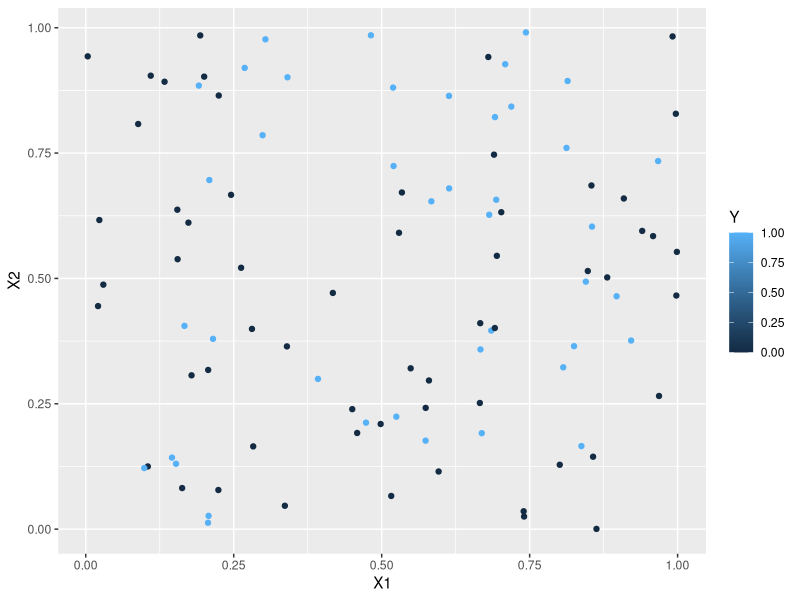
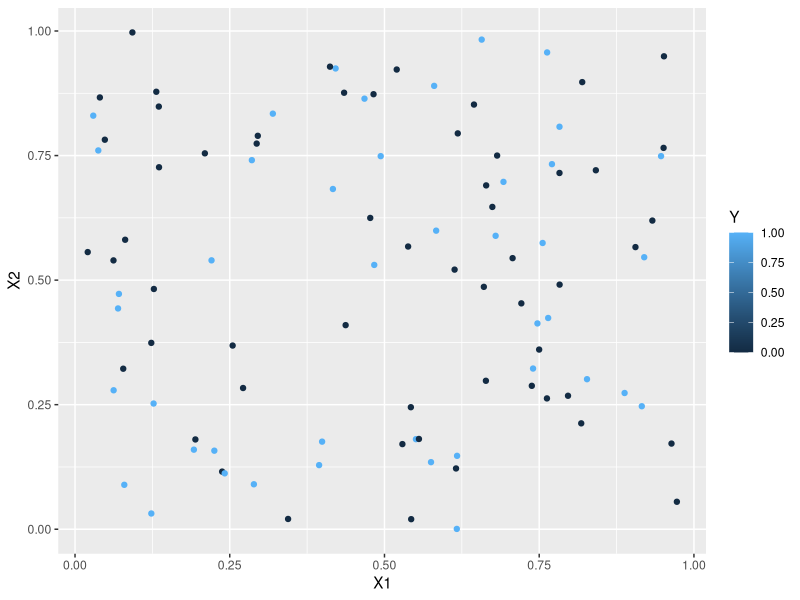
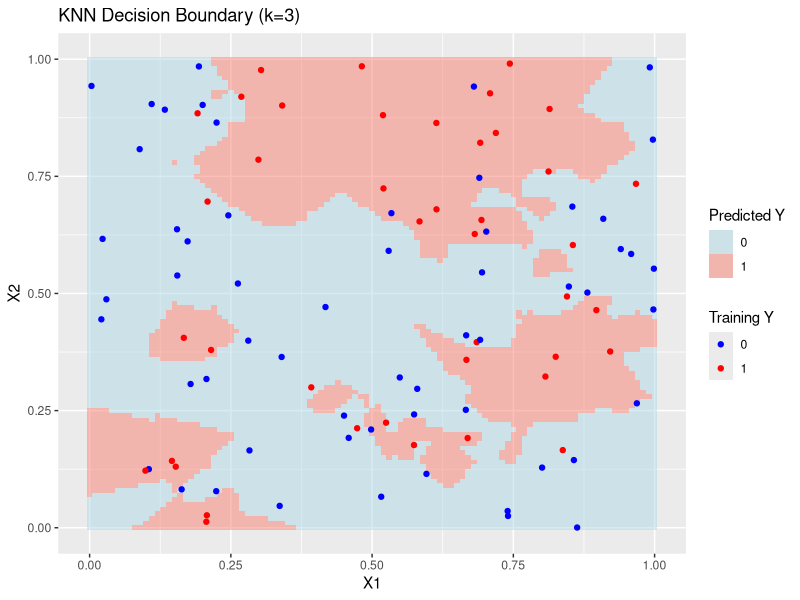
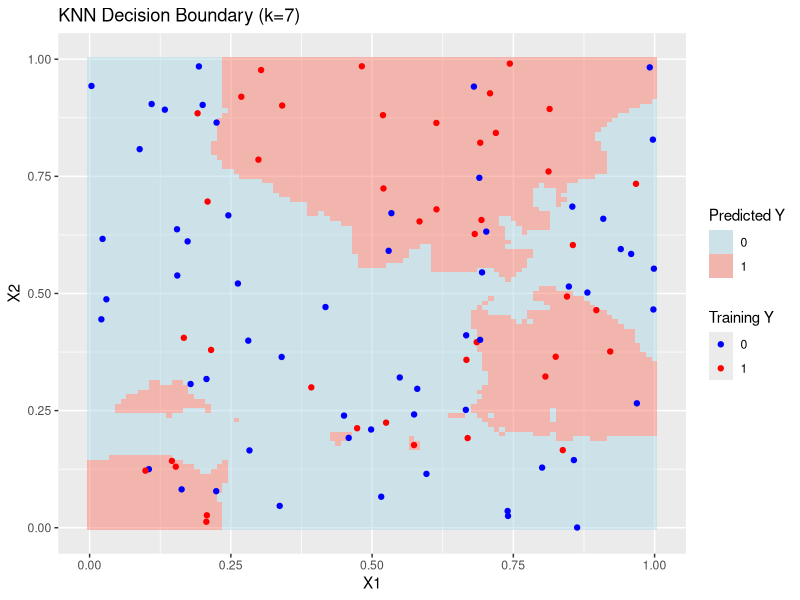

Here is the R script that generated these plots, in order:
## ---- chunk 1
library(class)
library(tidyverse)
## ---- chunk 2
#Generative model
set.seed(116) #setting a random seed so that we can reproduce everything exactly if we want to

generate_y <- function(x1,x2) { #two input parameters to generate the output y
  logit <- x1 -2*x2 -2*x1^2 + x2^2 + 3*x1*x2
  p <- exp(logit)/(1+exp(logit)) #apply the inverse logit function
  y <- rbinom(1,1,p) #y becomes a 0 (with prob 1-p) or a 1 with probability p
}
## ---- chunk 3
# Generate a dataset with 100 points
set.seed(116)
n = 100
X1 <- runif(n,0,1)
X2 <- runif(n,0,1)

#I'm going to use a for loop to generate 100 y's
Y <- rep(0,n) #initializing my Y to be a vector of 0's
for (i in 1:n) {
  Y[i] <- generate_y(X1[i],X2[i])
}

sum(Y) #How many 0's and 1's were predicted? In this training set, 42% were 1's. However, almost 48% are 1's when n is large. That's quite close to 50/50 so we shouldn't have issues with "imbalance," which is something we'll learn about later in the semester.

training <- cbind(X1,X2,Y) #combining all of my variables into a training dataset
ggplot(data=training, aes(x=X1, y=X2, color=Y)) +
  geom_point()
## ---- chunk 4
# Create the training dataset as above using seed=116
# Create a testing dataset using seed=121

set.seed(121)
n = 100
X1 <- runif(n,0,1)
X2 <- runif(n,0,1)

#I'm going to use a for loop to generate 100 y's
Y <- rep(0,n) #initializing my Y to be a vector of 0's
for (i in 1:n) {
  Y[i] <- generate_y(X1[i],X2[i])
}

sum(Y) #43 1's, which is much closer to the 51.5% true rate
testing <- cbind(X1,X2,Y)

#Let's plot the test set. Does it look like the training set? Yeah, looks similar.
ggplot(data=testing, aes(x=X1, y=X2, color=Y)) +
  geom_point()
## ---- chunk 5
library(class)
library(tidyverse)
#Generative model
set.seed(116) #setting a random seed so that we can reproduce everything exactly if we want to

generate_y <- function(x1,x2) { #two input parameters to generate the output y
  logit <- x1 -2*x2 -2*x1^2 + x2^2 + 3*x1*x2
  p <- exp(logit)/(1+exp(logit)) #apply the inverse logit function
  y <- rbinom(1,1,p) #y becomes a 0 (with prob 1-p) or a 1 with probability p
}
# Generate a dataset with 100 points
set.seed(116)
n = 100
X1_tr <- runif(n,0,1)
X2_tr <- runif(n,0,1)

#I'm going to use a for loop to generate 100 y's
Y_tr <- rep(0,n) #initializing my Y to be a vector of 0's
for (i in 1:n) {
  Y_tr[i] <- generate_y(X1_tr[i],X2_tr[i])
}

training <- cbind(X1_tr,X2_tr,Y_tr) #combining all of my variables into a training dataset
## ---- chunk 6
set.seed(121)
n = 100
X1_te <- runif(n,0,1)
X2_te <- runif(n,0,1)

Y_te <- rep(0,n) #initializing my Y to be a vector of 0's
for (i in 1:n) {
  Y_te[i] <- generate_y(X1_te[i],X2_te[i])
}

sum(Y) #43 1's, which is much closer to the 51.5% true rate
testing <- cbind(X1_te,X2_te,Y_te)

## ---- chunk 7
ks=c(3,7)
mcrate <- c()

n_test <- nrow(testing)
for (k in ks) {
  y_pred <- knn(train = training[,1:2], test = testing[,1:2], 
                       cl = training[,3], k = k)
  
  misclass_rate <- sum(y_pred != testing[,3]) / n_test
  mcrate <- c(mcrate, misclass_rate)
}
# print misclassification rates
for (i in 1:length(ks)) {
  cat("k =", ks[i], "misclassification rate:", mcrate[i], "\n")
}
## ---- chunk 8
# grid unit square
test_grid <- expand.grid(
  X1 = seq(0, 1, by = 0.01),
  X2 = seq(0, 1, by = 0.01)
)

test_grid$y_pred_k3 <- knn(
  train= training[, 1:2],
  test= test_grid,
  cl= training[, 3],
  k=3
)
test_grid$y_pred_k7 <- knn(
  train= training[, 1:2],
  test= test_grid[, 1:2],
  cl= training[, 3],
  k=7
)

# plot db for k=3
ggplot() +
  geom_tile(data = test_grid, aes(x = X1, y = X2, fill = y_pred_k3), alpha = 0.5) +
  geom_point(data = as.data.frame(training), aes(x = X1_tr, y = X2_tr, color = as.factor(Y_tr))) +
  labs(title = "KNN Decision Boundary (k=3)", fill = "Predicted Y", color = "Training Y") +
  scale_fill_manual(values = c("0" = "lightblue", "1" = "salmon")) +
  scale_color_manual(values = c("0" = "blue", "1" = "red")) 

## ---- chunk 9
# plot db for k=7
ggplot() +
  geom_tile(data = test_grid, aes(x = X1, y = X2, fill = y_pred_k7), alpha = 0.5) +
  geom_point(data = as.data.frame(training), aes(x = X1_tr, y = X2_tr, color = as.factor(Y_tr))) +
  labs(title = "KNN Decision Boundary (k=7)", fill = "Predicted Y", color = "Training Y") +
  scale_fill_manual(values = c("0" = "lightblue", "1" = "salmon")) +
  scale_color_manual(values = c("0" = "blue", "1" = "red"))
## ---- chunk 10
new_data <- data.frame(X1 = 0.5, X2 = 0.5)
predicted_y_k3 <- knn(train = training[, 1:2],
                        test = new_data,
                        cl = training[, 3],
                        k = 3)
predicted_y_k7 <- knn(train = training[, 1:2],
                        test = new_data,
                        cl = training[, 3],
                        k = 7)
cat("Predicted Y for (X1=0.5, X2=0.5) with k=3:", predicted_y_k3, "\n")
cat("Predicted Y for (X1=0.5, X2=0.5) with k=7:", predicted_y_k7, "\n")
# 1 for both k=3 and k=7
## ---- chunk 11
rm(list = ls())
